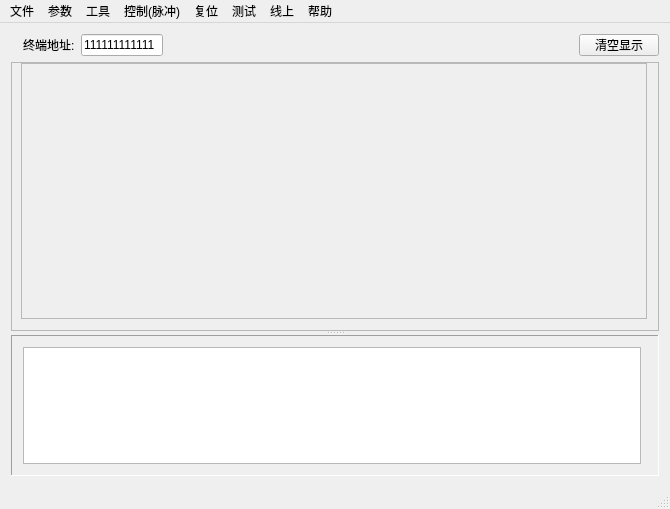
<?xml version="1.0" encoding="UTF-8"?>
<ui version="4.0">
 <class>MainWindow</class>
 <widget class="QMainWindow" name="MainWindow">
  <property name="enabled">
   <bool>true</bool>
  </property>
  <property name="geometry">
   <rect>
    <x>0</x>
    <y>0</y>
    <width>670</width>
    <height>509</height>
   </rect>
  </property>
  <property name="windowTitle">
   <string>698 Special</string>
  </property>
  <property name="windowIcon">
   <iconset resource="cmake-build-debug/logo.qrc">
    <normaloff>:/main/ooopic_1565853136.ico</normaloff>:/main/ooopic_1565853136.ico</iconset>
  </property>
  <widget class="QWidget" name="centralwidget">
   <layout class="QVBoxLayout" name="verticalLayout">
    <item>
     <layout class="QHBoxLayout" name="horizontalLayout">
      <item>
       <layout class="QHBoxLayout" name="horizontalLayout_2">
        <property name="leftMargin">
         <number>12</number>
        </property>
        <property name="rightMargin">
         <number>0</number>
        </property>
        <item>
         <widget class="QLabel" name="label">
          <property name="text">
           <string>终端地址:</string>
          </property>
          <property name="buddy">
           <cstring>lineEdit</cstring>
          </property>
         </widget>
        </item>
        <item>
         <widget class="QLineEdit" name="lineEdit">
          <property name="sizePolicy">
           <sizepolicy hsizetype="Preferred" vsizetype="Fixed">
            <horstretch>0</horstretch>
            <verstretch>0</verstretch>
           </sizepolicy>
          </property>
          <property name="minimumSize">
           <size>
            <width>82</width>
            <height>0</height>
           </size>
          </property>
          <property name="maximumSize">
           <size>
            <width>77</width>
            <height>16777215</height>
           </size>
          </property>
          <property name="sizeIncrement">
           <size>
            <width>0</width>
            <height>0</height>
           </size>
          </property>
          <property name="baseSize">
           <size>
            <width>99</width>
            <height>0</height>
           </size>
          </property>
          <property name="layoutDirection">
           <enum>Qt::LeftToRight</enum>
          </property>
          <property name="text">
           <string>111111111111</string>
          </property>
          <property name="maxLength">
           <number>12</number>
          </property>
          <property name="readOnly">
           <bool>false</bool>
          </property>
         </widget>
        </item>
       </layout>
      </item>
      <item>
       <spacer name="horizontalSpacer">
        <property name="orientation">
         <enum>Qt::Horizontal</enum>
        </property>
        <property name="sizeHint" stdset="0">
         <size>
          <width>40</width>
          <height>20</height>
         </size>
        </property>
       </spacer>
      </item>
      <item>
       <widget class="QPushButton" name="pushButton">
        <property name="sizePolicy">
         <sizepolicy hsizetype="Fixed" vsizetype="Fixed">
          <horstretch>0</horstretch>
          <verstretch>33</verstretch>
         </sizepolicy>
        </property>
        <property name="minimumSize">
         <size>
          <width>0</width>
          <height>20</height>
         </size>
        </property>
        <property name="maximumSize">
         <size>
          <width>16777215</width>
          <height>16777203</height>
         </size>
        </property>
        <property name="sizeIncrement">
         <size>
          <width>0</width>
          <height>21</height>
         </size>
        </property>
        <property name="baseSize">
         <size>
          <width>0</width>
          <height>22</height>
         </size>
        </property>
        <property name="layoutDirection">
         <enum>Qt::LeftToRight</enum>
        </property>
        <property name="text">
         <string>清空显示</string>
        </property>
       </widget>
      </item>
     </layout>
    </item>
    <item>
     <widget class="QSplitter" name="splitter">
      <property name="frameShape">
       <enum>QFrame::NoFrame</enum>
      </property>
      <property name="frameShadow">
       <enum>QFrame::Sunken</enum>
      </property>
      <property name="lineWidth">
       <number>0</number>
      </property>
      <property name="midLineWidth">
       <number>0</number>
      </property>
      <property name="orientation">
       <enum>Qt::Vertical</enum>
      </property>
      <widget class="QFrame" name="frame_2">
       <property name="frameShape">
        <enum>QFrame::StyledPanel</enum>
       </property>
       <property name="frameShadow">
        <enum>QFrame::Raised</enum>
       </property>
       <property name="lineWidth">
        <number>1</number>
       </property>
       <layout class="QHBoxLayout" name="horizontalLayout_5">
        <property name="leftMargin">
         <number>9</number>
        </property>
        <property name="topMargin">
         <number>0</number>
        </property>
        <item>
         <widget class="QMdiArea" name="mdiArea">
          <property name="frameShape">
           <enum>QFrame::StyledPanel</enum>
          </property>
          <property name="frameShadow">
           <enum>QFrame::Sunken</enum>
          </property>
          <property name="background">
           <brush brushstyle="NoBrush">
            <color alpha="255">
             <red>160</red>
             <green>160</green>
             <blue>160</blue>
            </color>
           </brush>
          </property>
          <property name="viewMode">
           <enum>QMdiArea::SubWindowView</enum>
          </property>
         </widget>
        </item>
       </layout>
      </widget>
      <widget class="QFrame" name="frame">
       <property name="frameShape">
        <enum>QFrame::Panel</enum>
       </property>
       <property name="frameShadow">
        <enum>QFrame::Sunken</enum>
       </property>
       <property name="lineWidth">
        <number>1</number>
       </property>
       <property name="midLineWidth">
        <number>0</number>
       </property>
       <layout class="QHBoxLayout" name="horizontalLayout_4">
        <item>
         <widget class="QTableWidget" name="tableWidget">
          <property name="frameShape">
           <enum>QFrame::StyledPanel</enum>
          </property>
          <property name="frameShadow">
           <enum>QFrame::Sunken</enum>
          </property>
          <property name="verticalScrollBarPolicy">
           <enum>Qt::ScrollBarAsNeeded</enum>
          </property>
          <property name="horizontalScrollBarPolicy">
           <enum>Qt::ScrollBarAlwaysOff</enum>
          </property>
          <property name="editTriggers">
           <set>QAbstractItemView::NoEditTriggers</set>
          </property>
          <property name="showDropIndicator" stdset="0">
           <bool>false</bool>
          </property>
          <property name="alternatingRowColors">
           <bool>true</bool>
          </property>
          <property name="selectionMode">
           <enum>QAbstractItemView::ExtendedSelection</enum>
          </property>
          <property name="selectionBehavior">
           <enum>QAbstractItemView::SelectItems</enum>
          </property>
          <property name="textElideMode">
           <enum>Qt::ElideLeft</enum>
          </property>
          <property name="gridStyle">
           <enum>Qt::CustomDashLine</enum>
          </property>
          <property name="cornerButtonEnabled">
           <bool>false</bool>
          </property>
          <attribute name="horizontalHeaderVisible">
           <bool>false</bool>
          </attribute>
          <attribute name="horizontalHeaderCascadingSectionResizes">
           <bool>false</bool>
          </attribute>
          <attribute name="horizontalHeaderDefaultSectionSize">
           <number>50</number>
          </attribute>
          <attribute name="horizontalHeaderStretchLastSection">
           <bool>false</bool>
          </attribute>
          <attribute name="verticalHeaderVisible">
           <bool>false</bool>
          </attribute>
          <column>
           <property name="text">
            <string>New Column</string>
           </property>
          </column>
          <column>
           <property name="text">
            <string>New Column</string>
           </property>
          </column>
          <column>
           <property name="text">
            <string>New Column</string>
           </property>
          </column>
          <column>
           <property name="text">
            <string>New Column</string>
           </property>
          </column>
         </widget>
        </item>
        <item>
         <widget class="Line" name="line">
          <property name="orientation">
           <enum>Qt::Horizontal</enum>
          </property>
         </widget>
        </item>
       </layout>
      </widget>
     </widget>
    </item>
   </layout>
  </widget>
  <widget class="QMenuBar" name="menubar">
   <property name="geometry">
    <rect>
     <x>0</x>
     <y>0</y>
     <width>670</width>
     <height>23</height>
    </rect>
   </property>
   <widget class="QMenu" name="menuOpen">
    <property name="title">
     <string>文件</string>
    </property>
    <addaction name="actionSd"/>
    <addaction name="action"/>
   </widget>
   <widget class="QMenu" name="menu">
    <property name="title">
     <string>帮助</string>
    </property>
    <addaction name="actionA"/>
   </widget>
   <widget class="QMenu" name="menu_2">
    <property name="enabled">
     <bool>true</bool>
    </property>
    <property name="title">
     <string>测试</string>
    </property>
    <widget class="QMenu" name="menu_8">
     <property name="enabled">
      <bool>true</bool>
     </property>
     <property name="title">
      <string>默认测试方案</string>
     </property>
     <addaction name="actionSh"/>
     <addaction name="actionRi"/>
     <addaction name="actionQu"/>
    </widget>
    <widget class="QMenu" name="menu_6">
     <property name="enabled">
      <bool>false</bool>
     </property>
     <property name="title">
      <string>浙江</string>
     </property>
     <widget class="QMenu" name="menu_7">
      <property name="enabled">
       <bool>false</bool>
      </property>
      <property name="title">
       <string>实时数据</string>
      </property>
      <addaction name="action0200_3"/>
      <addaction name="action0201_2"/>
     </widget>
     <widget class="QMenu" name="menu_3">
      <property name="enabled">
       <bool>false</bool>
      </property>
      <property name="title">
       <string>冻结曲线数据</string>
      </property>
      <addaction name="action0020l"/>
      <addaction name="action0201l"/>
     </widget>
     <addaction name="menu_7"/>
     <addaction name="actionRi_2"/>
     <addaction name="menu_3"/>
    </widget>
    <addaction name="menu_8"/>
    <addaction name="menu_6"/>
    <addaction name="actionSichuan"/>
    <addaction name="separator"/>
    <addaction name="actionSdf"/>
   </widget>
   <widget class="QMenu" name="menu_4">
    <property name="enabled">
     <bool>true</bool>
    </property>
    <property name="title">
     <string>工具</string>
    </property>
    <addaction name="actionC"/>
    <addaction name="actionAPDUzu"/>
   </widget>
   <widget class="QMenu" name="menu_5">
    <property name="enabled">
     <bool>true</bool>
    </property>
    <property name="title">
     <string>复位</string>
    </property>
    <addaction name="actionShuju"/>
    <addaction name="actionCanshu"/>
   </widget>
   <widget class="QMenu" name="menu_10">
    <property name="enabled">
     <bool>true</bool>
    </property>
    <property name="title">
     <string>控制(脉冲)</string>
    </property>
    <widget class="QMenu" name="menu_11">
     <property name="enabled">
      <bool>true</bool>
     </property>
     <property name="title">
      <string>遥控</string>
     </property>
     <addaction name="action_15"/>
     <addaction name="action_16"/>
     <addaction name="separator"/>
     <addaction name="action_24"/>
     <addaction name="action_23"/>
     <addaction name="separator"/>
     <addaction name="actionZ"/>
    </widget>
    <addaction name="menu_11"/>
    <addaction name="separator"/>
    <addaction name="actionS"/>
    <addaction name="action_a"/>
    <addaction name="separator"/>
    <addaction name="action_22"/>
    <addaction name="action_2"/>
    <addaction name="separator"/>
    <addaction name="action_3"/>
    <addaction name="action_4"/>
    <addaction name="separator"/>
    <addaction name="action_5"/>
    <addaction name="action_6"/>
    <addaction name="separator"/>
    <addaction name="action_7"/>
    <addaction name="action_8"/>
    <addaction name="separator"/>
    <addaction name="action_9"/>
    <addaction name="action_10"/>
    <addaction name="separator"/>
    <addaction name="action_11"/>
    <addaction name="action_12"/>
    <addaction name="separator"/>
    <addaction name="action_13"/>
    <addaction name="action_14"/>
    <addaction name="separator"/>
    <addaction name="action_17"/>
    <addaction name="action_18"/>
   </widget>
   <widget class="QMenu" name="menu_9">
    <property name="enabled">
     <bool>true</bool>
    </property>
    <property name="title">
     <string>线上</string>
    </property>
    <addaction name="actiononline"/>
   </widget>
   <widget class="QMenu" name="menu_12">
    <property name="title">
     <string>参数</string>
    </property>
    <addaction name="actionbiaodangan"/>
   </widget>
   <addaction name="menuOpen"/>
   <addaction name="menu_12"/>
   <addaction name="menu_4"/>
   <addaction name="menu_10"/>
   <addaction name="menu_5"/>
   <addaction name="menu_2"/>
   <addaction name="menu_9"/>
   <addaction name="menu"/>
  </widget>
  <widget class="QStatusBar" name="statusBar"/>
  <action name="action">
   <property name="text">
    <string>广播读地址</string>
   </property>
   <property name="iconText">
    <string notr="true">Exit</string>
   </property>
  </action>
  <action name="actionSd">
   <property name="text">
    <string>通讯配置</string>
   </property>
   <property name="iconText">
    <string notr="true">通讯配置</string>
   </property>
   <property name="iconVisibleInMenu">
    <bool>false</bool>
   </property>
  </action>
  <action name="actionA">
   <property name="text">
    <string>关于</string>
   </property>
  </action>
  <action name="actionX">
   <property name="text">
    <string>自定义参数配置</string>
   </property>
  </action>
  <action name="actionSdf">
   <property name="enabled">
    <bool>true</bool>
   </property>
   <property name="text">
    <string>自定义测试</string>
   </property>
  </action>
  <action name="actionC">
   <property name="enabled">
    <bool>false</bool>
   </property>
   <property name="text">
    <string>报文解析</string>
   </property>
  </action>
  <action name="actionG">
   <property name="text">
    <string>广播读地址</string>
   </property>
  </action>
  <action name="actionMore">
   <property name="text">
    <string>默认方案</string>
   </property>
  </action>
  <action name="action0200">
   <property name="text">
    <string>0200</string>
   </property>
  </action>
  <action name="action0200_2">
   <property name="text">
    <string>0200类</string>
   </property>
  </action>
  <action name="action0201">
   <property name="text">
    <string>0201类</string>
   </property>
  </action>
  <action name="action0200_3">
   <property name="checkable">
    <bool>true</bool>
   </property>
   <property name="text">
    <string>0200类</string>
   </property>
  </action>
  <action name="action0201_2">
   <property name="checkable">
    <bool>true</bool>
   </property>
   <property name="text">
    <string>0201类</string>
   </property>
  </action>
  <action name="actionSh">
   <property name="text">
    <string>实时数据(多项)</string>
   </property>
  </action>
  <action name="actionRi">
   <property name="text">
    <string>日冻结数据</string>
   </property>
  </action>
  <action name="actionQu">
   <property name="text">
    <string>冻结曲线数据</string>
   </property>
  </action>
  <action name="actionRi_2">
   <property name="text">
    <string>日冻结数据</string>
   </property>
  </action>
  <action name="action0020l">
   <property name="text">
    <string>0200类</string>
   </property>
  </action>
  <action name="action0201l">
   <property name="text">
    <string>0201类</string>
   </property>
  </action>
  <action name="actionS">
   <property name="text">
    <string>时段功控投入</string>
   </property>
  </action>
  <action name="action_a">
   <property name="text">
    <string>时段功控解除</string>
   </property>
  </action>
  <action name="action_3">
   <property name="text">
    <string>厂休功控投入</string>
   </property>
  </action>
  <action name="action_4">
   <property name="text">
    <string>厂休功控解除</string>
   </property>
  </action>
  <action name="action_5">
   <property name="text">
    <string>营业报停功控投入</string>
   </property>
  </action>
  <action name="action_6">
   <property name="text">
    <string>营业报停功控解除</string>
   </property>
  </action>
  <action name="action_7">
   <property name="text">
    <string>月电控投入</string>
   </property>
  </action>
  <action name="action_8">
   <property name="text">
    <string>月电控解除</string>
   </property>
  </action>
  <action name="action_9">
   <property name="text">
    <string>购电控投入</string>
   </property>
  </action>
  <action name="action_10">
   <property name="text">
    <string>购电控解除</string>
   </property>
  </action>
  <action name="action_11">
   <property name="text">
    <string>催费告警投入</string>
   </property>
  </action>
  <action name="action_12">
   <property name="text">
    <string>催费告警解除</string>
   </property>
  </action>
  <action name="action_13">
   <property name="text">
    <string>保电投入</string>
   </property>
  </action>
  <action name="action_14">
   <property name="text">
    <string>保电解除</string>
   </property>
  </action>
  <action name="action_15">
   <property name="text">
    <string>单地址跳闸(第1轮)</string>
   </property>
   <property name="toolTip">
    <string>单地址跳闸</string>
   </property>
  </action>
  <action name="action_16">
   <property name="text">
    <string>单地址合闸(第1轮)</string>
   </property>
  </action>
  <action name="action_17">
   <property name="text">
    <string>剔除投入</string>
   </property>
  </action>
  <action name="action_18">
   <property name="text">
    <string>剔除解除</string>
   </property>
  </action>
  <action name="actionZ">
   <property name="text">
    <string>组地址跳闸(第2轮)</string>
   </property>
  </action>
  <action name="actionD">
   <property name="text">
    <string>组地址合闸</string>
   </property>
  </action>
  <action name="actionShuju">
   <property name="text">
    <string>数据初始化</string>
   </property>
  </action>
  <action name="actionCanshu">
   <property name="text">
    <string>参数初始化</string>
   </property>
  </action>
  <action name="action_26">
   <property name="enabled">
    <bool>false</bool>
   </property>
   <property name="text">
    <string>字符转换</string>
   </property>
  </action>
  <action name="action_dongjie">
   <property name="text">
    <string>自定义冻结数据</string>
   </property>
  </action>
  <action name="actionX_2">
   <property name="text">
    <string>自定义数据读取</string>
   </property>
  </action>
  <action name="action_20">
   <property name="text">
    <string>曲线数据</string>
   </property>
  </action>
  <action name="action_19">
   <property name="text">
    <string>默认实时数据</string>
   </property>
  </action>
  <action name="action_21">
   <property name="text">
    <string>默认日冻结数据</string>
   </property>
  </action>
  <action name="action_2">
   <property name="text">
    <string>当前功率下浮控解除</string>
   </property>
  </action>
  <action name="action_22">
   <property name="text">
    <string>当前功率下浮控投入</string>
   </property>
  </action>
  <action name="actionAPDUzu">
   <property name="checkable">
    <bool>false</bool>
   </property>
   <property name="enabled">
    <bool>true</bool>
   </property>
   <property name="text">
    <string>自定义报文发送</string>
   </property>
  </action>
  <action name="action_23">
   <property name="text">
    <string>单地址合闸(第2轮)</string>
   </property>
  </action>
  <action name="actionSichuan">
   <property name="enabled">
    <bool>false</bool>
   </property>
   <property name="text">
    <string>四川专变默认参数</string>
   </property>
  </action>
  <action name="action_24">
   <property name="text">
    <string>单地址跳闸(第2轮)</string>
   </property>
  </action>
  <action name="actiononline">
   <property name="text">
    <string>测试</string>
   </property>
  </action>
  <action name="action_25">
   <property name="checkable">
    <bool>true</bool>
   </property>
   <property name="text">
    <string>停止下发</string>
   </property>
  </action>
  <action name="actionbiaodangan">
   <property name="text">
    <string>表档案设置</string>
   </property>
  </action>
 </widget>
 <layoutdefault spacing="6" margin="11"/>
 <resources>
  <include location="cmake-build-debug/logo.qrc"/>
 </resources>
 <connections/>
</ui>
